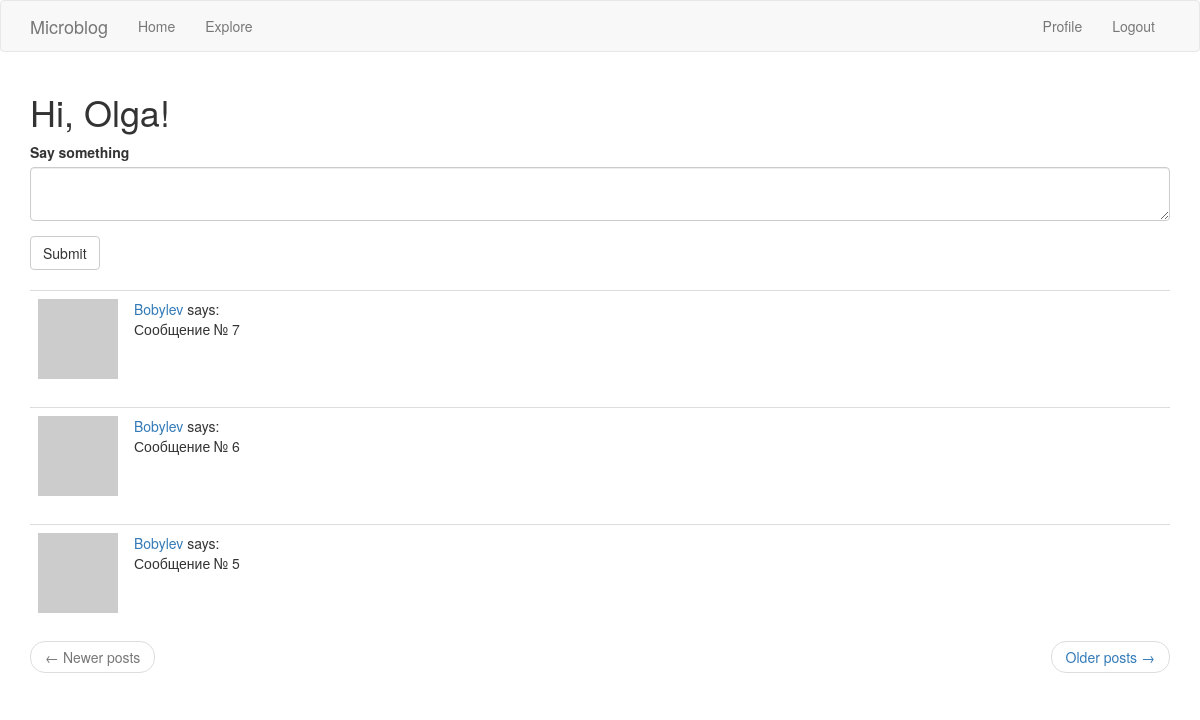
The page /index (signed in) on the database its author committed.
### app/models.py (models this page shows, shortened)
class User(UserMixin, db.Model):
    __tablename__ = "user"
    id = db.Column(db.Integer, primary_key=True)
    username = db.Column(db.String(64), index=True, unique=True)
    email = db.Column(db.String(120), index=True, unique=True)
    password_hash = db.Column(db.String(128))
    about_me = db.Column(db.String(140))
    last_seen = db.Column(db.DateTime, default=datetime.utcnow)
    posts = db.relationship('Post', back_populates='author')
    followed = db.relationship(
        'User', secondary=followers,
        primaryjoin=(followers.c.follower_id == id),
        secondaryjoin=(followers.c.followed_id == id),
        backref=db.backref('followers', lazy='dynamic'),
        lazy='dynamic'
    )
    def avatar(self, size):
        email = "dotnetcoder@mail.ru"
        digest = md5(email.encode('utf-8')).hexdigest()
        url = f'https://www.gravatar.com/avatar/{digest}?d=identicon&s={size}'
        return url
    def followed_posts(self):
        followed1 = self.followed.all()
        ids = [f.id for f in followed1]
        ids.append(self.id)
        query = Post.query.filter(Post.user_id.in_(ids)).order_by(Post.timestamp.desc())
        return query

class Post(db.Model):
    __tablename__ = "post"
    id = db.Column(db.Integer, primary_key=True)
    body = db.Column(db.String(140))
    timestamp = db.Column(db.DateTime, index=True, default=datetime.utcnow)
    user_id = db.Column(db.Integer, db.ForeignKey('user.id'))
    author = db.relationship("User", back_populates='posts' )

### app/routes.py (the view)
@app.route('/', methods=['GET', 'POST'])
@app.route('/index', methods=['GET', 'POST'])
@login_required
def index():
    form = PostForm()
    if form.validate_on_submit():
        post = Post(body=form.post.data, author=current_user)
        db.session.add(post)
        db.session.commit()
        flash('Ваше сообщение опубликовано')
        return redirect(url_for('index'))
    page = request.args.get('page', 1, type=int)
    per_page = app.config['POSTS_PER_PAGE']
    query = current_user.followed_posts()
    page_posts: Pagination = query.paginate(page, per_page, error_out=False)
    posts = page_posts.items
    next_url = url_for('index', page=page_posts.next_num) if page_posts.has_next else None
    prev_url = url_for('index', page=page_posts.prev_num) if page_posts.has_prev else None
    app.logger.info('GET /index')
    return render_template('index.html', title='Мой домашний', form=form,
                           posts=posts, next_url=next_url, prev_url=prev_url)

### app/forms.py
class PostForm(FlaskForm):
    post = TextAreaField('Say something', validators=[DataRequired(), Length(min=1, max=140)])
    submit = SubmitField('Submit')

### app/models.py (called while the page is built)
@login.user_loader
def load_user(id):
    return User.query.get(int(id))

### app/routes.py (called while the page is built)
@app.before_request
def before_request():
    if current_user.is_authenticated:
        current_user.last_seen = datetime.utcnow()
        db.session.commit()

### app/templates/index.html
{% extends "base.html" %}
{% import 'bootstrap/wtf.html' as wtf %}
{% block app_content %}
    <h1>Hi, {{ current_user.username }}!</h1>
    {% if form %}
    {{ wtf.quick_form(form) }}
    <br>
    {% endif %}
    {% for post in posts %}
        {% include '_post.html' %}
    {% endfor %}
    <nav aria-label="...">
        <ul class="pager">
            <li class="previous{% if not prev_url %} disabled{% endif %}">
                <a href="{{ prev_url or '#' }}">
                    <span aria-hidden="true">&larr;</span> Newer posts
                </a>
            </li>
            <li class="next{% if not next_url %} disabled{% endif %}">
                <a href="{{ next_url or '#' }}">
                    Older posts <span aria-hidden="true">&rarr;</span>
                </a>
            </li>
        </ul>
    </nav>
{% endblock %}

### app/templates/_post.html
<table class="table table-hover">
    <tr>
        <td width="70px">
            <a href="{{ url_for('user', username=post.author.username) }}">
                <img src="{{ post.author.avatar(70) }}" />
            </a>
        </td>
        <td>
            <a href="{{ url_for('user', username=post.author.username) }}">
                {{ post.author.username }}
            </a>
            says:
            <br>
            {{ post.body }}
        </td>
    </tr>
</table>

### rows shown on the page
User: username "Olga"
Post: author.username "Bobylev", body "Сообщение № 7"
Post: author.username "Bobylev", body "Сообщение № 6"
Post: author.username "Bobylev", body "Сообщение № 5"
